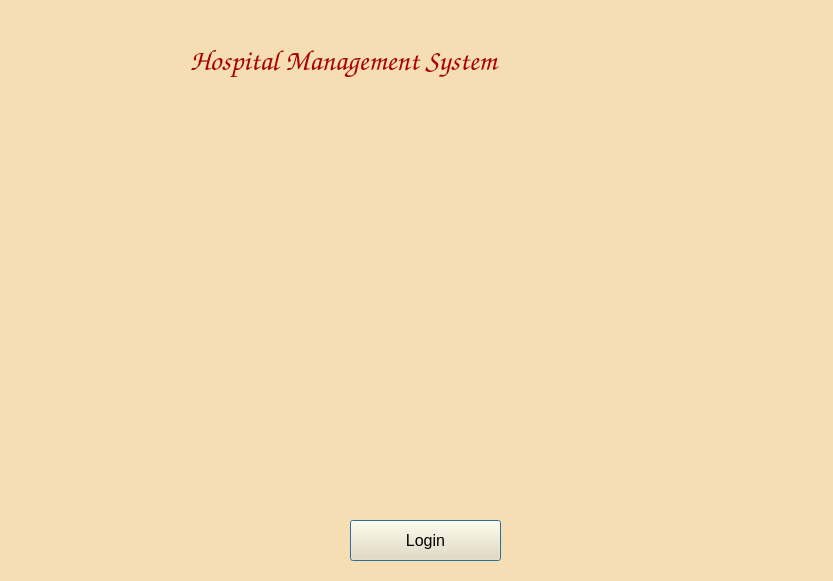
<?xml version="1.0" encoding="UTF-8"?>
<ui version="4.0">
 <class>Dialog</class>
 <widget class="QDialog" name="Dialog">
  <property name="geometry">
   <rect>
    <x>0</x>
    <y>0</y>
    <width>833</width>
    <height>581</height>
   </rect>
  </property>
  <property name="windowTitle">
   <string>Hospital</string>
  </property>
  <property name="styleSheet">
   <string notr="true">background:rgb(245,222,179)</string>
  </property>
  <widget class="QLabel" name="label">
   <property name="geometry">
    <rect>
     <x>190</x>
     <y>30</y>
     <width>421</width>
     <height>61</height>
    </rect>
   </property>
   <property name="font">
    <font>
     <family>Comic Sans MS</family>
     <pointsize>22</pointsize>
     <weight>75</weight>
     <bold>true</bold>
    </font>
   </property>
   <property name="styleSheet">
    <string notr="true">color:rgb(170, 0, 0)</string>
   </property>
   <property name="text">
    <string>Hospital Management System</string>
   </property>
  </widget>
  <widget class="QLabel" name="label_picture">
   <property name="geometry">
    <rect>
     <x>120</x>
     <y>110</y>
     <width>621</width>
     <height>381</height>
    </rect>
   </property>
   <property name="text">
    <string/>
   </property>
  </widget>
  <widget class="QPushButton" name="pushButton_login">
   <property name="geometry">
    <rect>
     <x>350</x>
     <y>520</y>
     <width>151</width>
     <height>41</height>
    </rect>
   </property>
   <property name="font">
    <font>
     <pointsize>12</pointsize>
    </font>
   </property>
   <property name="text">
    <string>Login</string>
   </property>
  </widget>
 </widget>
 <resources/>
 <connections/>
</ui>
